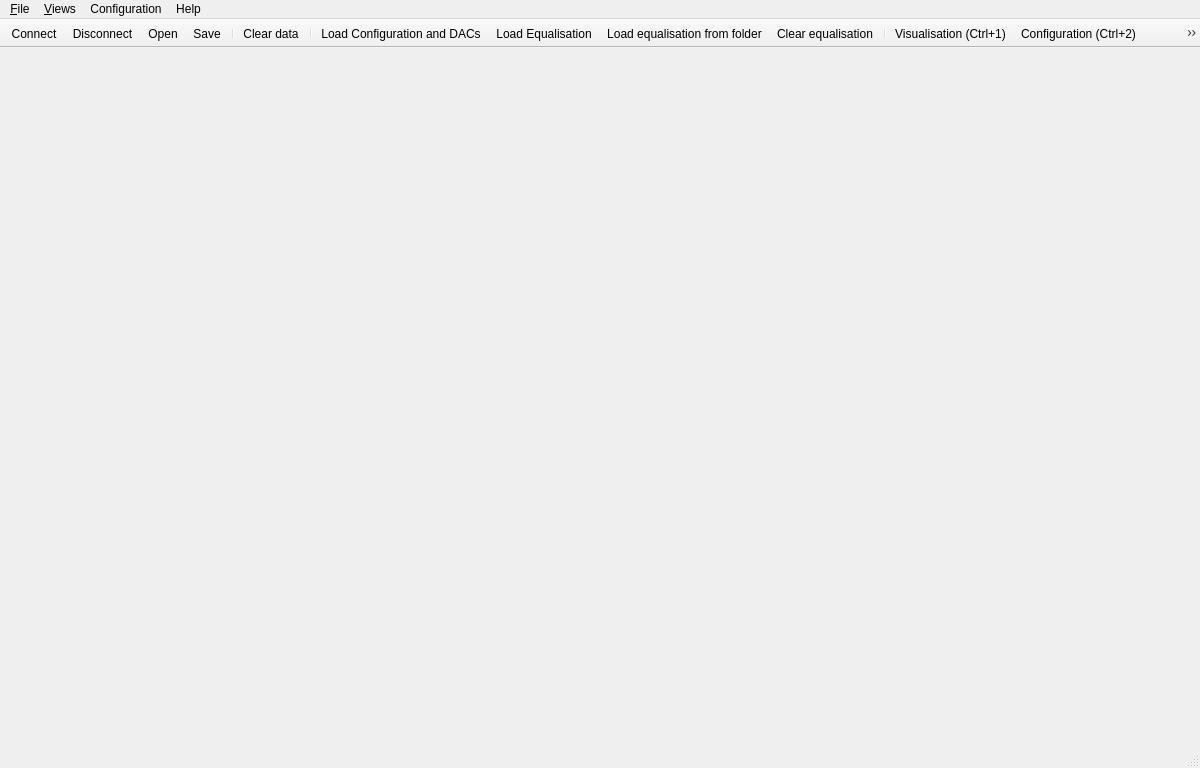
<?xml version="1.0" encoding="UTF-8"?>
<ui version="4.0">
 <class>Mpx3GUI</class>
 <widget class="QMainWindow" name="Mpx3GUI">
  <property name="geometry">
   <rect>
    <x>0</x>
    <y>0</y>
    <width>1200</width>
    <height>768</height>
   </rect>
  </property>
  <property name="sizePolicy">
   <sizepolicy hsizetype="Preferred" vsizetype="Preferred">
    <horstretch>0</horstretch>
    <verstretch>0</verstretch>
   </sizepolicy>
  </property>
  <property name="minimumSize">
   <size>
    <width>1024</width>
    <height>768</height>
   </size>
  </property>
  <property name="windowTitle">
   <string>Mpx3GUI</string>
  </property>
  <property name="toolTip">
   <string/>
  </property>
  <property name="locale">
   <locale language="English" country="UnitedKingdom"/>
  </property>
  <widget class="QWidget" name="centralWidget">
   <layout class="QVBoxLayout" name="verticalLayout">
    <item>
     <widget class="QStackedWidget" name="stackedWidget">
      <widget class="QCstmGLVisualization" name="visualizationGL"/>
      <widget class="QCstmConfigMonitoring" name="CnMWidget"/>
      <widget class="QCstmDacs" name="DACsWidget"/>
      <widget class="QCstmEqualization" name="equalizationWidget"/>
      <widget class="QCstmThreshold" name="ThresholdTab"/>
      <widget class="EnergyConfiguration" name="EnergyConfigurationTab"/>
      <widget class="hdmiConfig" name="hdmiConfigTab"/>
      <widget class="QCstmCT" name="ctTab"/>
      <widget class="QCstmStepperMotor" name="stepperMotorTab"/>
      <widget class="thresholdScan" name="THScan"/>
     </widget>
    </item>
   </layout>
  </widget>
  <widget class="QMenuBar" name="menuBar">
   <property name="geometry">
    <rect>
     <x>0</x>
     <y>0</y>
     <width>1200</width>
     <height>24</height>
    </rect>
   </property>
   <widget class="QMenu" name="menuMpx3Eq">
    <property name="title">
     <string>&amp;File</string>
    </property>
    <addaction name="separator"/>
    <addaction name="actionConnect"/>
    <addaction name="actionDisconnect"/>
    <addaction name="actionDefibrillator"/>
    <addaction name="separator"/>
    <addaction name="actionOpen_data"/>
    <addaction name="actionSave_data"/>
    <addaction name="actionClear_data"/>
    <addaction name="separator"/>
    <addaction name="actionExit"/>
   </widget>
   <widget class="QMenu" name="menuConfig">
    <property name="title">
     <string>Configuration</string>
    </property>
    <widget class="QMenu" name="menuLoad_configuration">
     <property name="title">
      <string>Load configuration</string>
     </property>
     <addaction name="actionLoad_Equalization"/>
     <addaction name="actionLoad_equalisation_from_folder"/>
     <addaction name="actionLoad_DACs"/>
    </widget>
    <widget class="QMenu" name="menuSave_configuration">
     <property name="title">
      <string>Save configuration</string>
     </property>
     <addaction name="actionSave_Equalization"/>
     <addaction name="actionSave_DACs"/>
    </widget>
    <addaction name="actionClear_configuration"/>
    <addaction name="menuLoad_configuration"/>
    <addaction name="menuSave_configuration"/>
    <addaction name="separator"/>
   </widget>
   <widget class="QMenu" name="menu_Window">
    <property name="title">
     <string>&amp;Views</string>
    </property>
    <addaction name="actionVisualization"/>
    <addaction name="actionConfiguration"/>
    <addaction name="actionDACs"/>
    <addaction name="actionEqualization"/>
    <addaction name="actionThreshold_Scan"/>
    <addaction name="actionEnergy_configuration"/>
    <addaction name="actionHDMI_Config"/>
    <addaction name="actionCT"/>
    <addaction name="actionStepper_Motor"/>
   </widget>
   <widget class="QMenu" name="menuHelp">
    <property name="title">
     <string>Help</string>
    </property>
    <addaction name="actionAbout"/>
    <addaction name="actionDeveloper_mode"/>
   </widget>
   <addaction name="menuMpx3Eq"/>
   <addaction name="menu_Window"/>
   <addaction name="menuConfig"/>
   <addaction name="menuHelp"/>
  </widget>
  <widget class="QToolBar" name="toolBar">
   <property name="windowTitle">
    <string>toolBar</string>
   </property>
   <property name="toolTip">
    <string/>
   </property>
   <property name="movable">
    <bool>false</bool>
   </property>
   <property name="orientation">
    <enum>Qt::Horizontal</enum>
   </property>
   <property name="floatable">
    <bool>false</bool>
   </property>
   <attribute name="toolBarArea">
    <enum>TopToolBarArea</enum>
   </attribute>
   <attribute name="toolBarBreak">
    <bool>false</bool>
   </attribute>
   <addaction name="actionConnect"/>
   <addaction name="actionDisconnect"/>
   <addaction name="actionOpen_data"/>
   <addaction name="actionSave_data"/>
   <addaction name="separator"/>
   <addaction name="actionClear_data"/>
   <addaction name="separator"/>
   <addaction name="actionLoad_DACs"/>
   <addaction name="actionLoad_Equalization"/>
   <addaction name="actionLoad_equalisation_from_folder"/>
   <addaction name="actionClear_configuration"/>
   <addaction name="separator"/>
   <addaction name="actionVisualization"/>
   <addaction name="actionConfiguration"/>
   <addaction name="actionDACs"/>
   <addaction name="actionEqualization"/>
   <addaction name="actionThreshold_Scan"/>
   <addaction name="actionEnergy_configuration"/>
   <addaction name="actionHDMI_Config"/>
   <addaction name="actionDefibrillator"/>
   <addaction name="actionCT"/>
   <addaction name="actionStepper_Motor"/>
   <addaction name="separator"/>
  </widget>
  <widget class="QStatusBar" name="statusBar"/>
  <action name="actionExit">
   <property name="text">
    <string>Exit</string>
   </property>
   <property name="shortcut">
    <string>Ctrl+Q</string>
   </property>
  </action>
  <action name="actionClear_configuration">
   <property name="icon">
    <iconset resource="icons.qrc">
     <normaloff>:/icons/equalisation-clear.png</normaloff>:/icons/equalisation-clear.png</iconset>
   </property>
   <property name="text">
    <string>Clear equalisation</string>
   </property>
  </action>
  <action name="actionLoad_DACs">
   <property name="icon">
    <iconset resource="icons.qrc">
     <normaloff>:/icons/magic-wand.png</normaloff>:/icons/magic-wand.png</iconset>
   </property>
   <property name="text">
    <string>Load Configuration and DACs</string>
   </property>
   <property name="toolTip">
    <string>Load Configuration and DACs</string>
   </property>
  </action>
  <action name="actionLoad_Equalization">
   <property name="icon">
    <iconset resource="icons.qrc">
     <normaloff>:/icons/equalisation_default.png</normaloff>:/icons/equalisation_default.png</iconset>
   </property>
   <property name="text">
    <string>Load Equalisation</string>
   </property>
   <property name="toolTip">
    <string>Load Default Equalisation from config/</string>
   </property>
  </action>
  <action name="actionSave_DACs">
   <property name="text">
    <string>Save Configuration and DACs</string>
   </property>
   <property name="toolTip">
    <string>Save Configuration and DACs</string>
   </property>
  </action>
  <action name="actionSave_Equalization">
   <property name="text">
    <string>Save Equalisation</string>
   </property>
   <property name="toolTip">
    <string>Save Equalisation</string>
   </property>
  </action>
  <action name="actionSave_data">
   <property name="icon">
    <iconset resource="icons.qrc">
     <normaloff>:/icons/download-arrow.png</normaloff>:/icons/download-arrow.png</iconset>
   </property>
   <property name="text">
    <string>Save</string>
   </property>
   <property name="shortcut">
    <string>Ctrl+S</string>
   </property>
  </action>
  <action name="actionOpen_data">
   <property name="icon">
    <iconset resource="icons.qrc">
     <normaloff>:/icons/open-folder.png</normaloff>:/icons/open-folder.png</iconset>
   </property>
   <property name="text">
    <string>Open</string>
   </property>
   <property name="toolTip">
    <string>Open .bin file</string>
   </property>
   <property name="shortcut">
    <string>Ctrl+O</string>
   </property>
  </action>
  <action name="actionSumming">
   <property name="text">
    <string>summing</string>
   </property>
  </action>
  <action name="actionDiscrete">
   <property name="text">
    <string>discrete</string>
   </property>
  </action>
  <action name="actionClear_data">
   <property name="icon">
    <iconset resource="icons.qrc">
     <normaloff>:/icons/clear-button.png</normaloff>:/icons/clear-button.png</iconset>
   </property>
   <property name="text">
    <string>Clear data</string>
   </property>
   <property name="toolTip">
    <string>Clear data (Delete)</string>
   </property>
   <property name="shortcut">
    <string>Del</string>
   </property>
  </action>
  <action name="actionConnect">
   <property name="checkable">
    <bool>false</bool>
   </property>
   <property name="icon">
    <iconset resource="icons.qrc">
     <normaloff>:/icons/power-button-on.png</normaloff>
     <normalon>:/icons/switch-turn-off-icon.png</normalon>:/icons/power-button-on.png</iconset>
   </property>
   <property name="text">
    <string>Connect</string>
   </property>
   <property name="toolTip">
    <string>Connect (Space)</string>
   </property>
   <property name="shortcut">
    <string>F1</string>
   </property>
  </action>
  <action name="actionDisconnect">
   <property name="icon">
    <iconset resource="icons.qrc">
     <normaloff>:/icons/power-button-off.png</normaloff>:/icons/power-button-off.png</iconset>
   </property>
   <property name="text">
    <string>Disconnect</string>
   </property>
   <property name="toolTip">
    <string>Disconnect</string>
   </property>
  </action>
  <action name="actionDefibrillator">
   <property name="icon">
    <iconset resource="icons.qrc">
     <normaloff>:/icons/health-care.png</normaloff>:/icons/health-care.png</iconset>
   </property>
   <property name="text">
    <string>Defibrillator</string>
   </property>
   <property name="toolTip">
    <string>Defibrillator - online reset. Use this if the detector hangs before power cycling</string>
   </property>
   <property name="visible">
    <bool>false</bool>
   </property>
  </action>
  <action name="actionVisualization">
   <property name="checkable">
    <bool>true</bool>
   </property>
   <property name="icon">
    <iconset resource="icons.qrc">
     <normaloff>:/icons/visible-opened-eye-interface-option.png</normaloff>
     <normalon>:/icons/visible-opened-eye-interface-option.png</normalon>:/icons/visible-opened-eye-interface-option.png</iconset>
   </property>
   <property name="text">
    <string>Visualisation (Ctrl+1)</string>
   </property>
   <property name="toolTip">
    <string>Visualisation (Ctrl+1)</string>
   </property>
  </action>
  <action name="actionConfiguration">
   <property name="checkable">
    <bool>true</bool>
   </property>
   <property name="icon">
    <iconset resource="icons.qrc">
     <normaloff>:/icons/settings.png</normaloff>
     <normalon>:/icons/settings.png</normalon>:/icons/settings.png</iconset>
   </property>
   <property name="text">
    <string>Configuration (Ctrl+2)</string>
   </property>
   <property name="toolTip">
    <string>Configuration (Ctrl+2)</string>
   </property>
  </action>
  <action name="actionDACs">
   <property name="checkable">
    <bool>true</bool>
   </property>
   <property name="icon">
    <iconset resource="icons.qrc">
     <normaloff>:/icons/equalizer.png</normaloff>
     <normalon>:/icons/equalizer.png</normalon>:/icons/equalizer.png</iconset>
   </property>
   <property name="text">
    <string>DACs (Ctrl+3)</string>
   </property>
   <property name="toolTip">
    <string>DACs (Ctrl+3)</string>
   </property>
  </action>
  <action name="actionEqualization">
   <property name="checkable">
    <bool>true</bool>
   </property>
   <property name="icon">
    <iconset resource="icons.qrc">
     <normaloff>:/icons/graph-curve.png</normaloff>
     <normalon>:/icons/graph-curve.png</normalon>:/icons/graph-curve.png</iconset>
   </property>
   <property name="text">
    <string>Equalisation (Ctrl+4)</string>
   </property>
   <property name="toolTip">
    <string>Equalisation (Ctrl+4)</string>
   </property>
  </action>
  <action name="actionAbout">
   <property name="icon">
    <iconset resource="icons.qrc">
     <normaloff>:/icons/info.png</normaloff>:/icons/info.png</iconset>
   </property>
   <property name="text">
    <string>About</string>
   </property>
   <property name="shortcut">
    <string>Ctrl+H</string>
   </property>
  </action>
  <action name="actionStepper_Motor">
   <property name="checkable">
    <bool>true</bool>
   </property>
   <property name="enabled">
    <bool>true</bool>
   </property>
   <property name="icon">
    <iconset resource="icons.qrc">
     <normaloff>:/icons/motor.png</normaloff>:/icons/motor.png</iconset>
   </property>
   <property name="text">
    <string>Stepper Motor (Ctrl+9)</string>
   </property>
   <property name="toolTip">
    <string>Phidgets Stepper Motor interface (Ctrl+9)</string>
   </property>
  </action>
  <action name="actionLoad_equalisation_from_folder">
   <property name="icon">
    <iconset resource="icons.qrc">
     <normaloff>:/icons/open-equalisation-folder-black.png</normaloff>:/icons/open-equalisation-folder-black.png</iconset>
   </property>
   <property name="text">
    <string>Load equalisation from folder</string>
   </property>
   <property name="toolTip">
    <string>Load equalisation from folder where equalisation files are.
adj_* and mask_*</string>
   </property>
   <property name="shortcut">
    <string>Ctrl+E</string>
   </property>
  </action>
  <action name="actionDeveloper_mode">
   <property name="icon">
    <iconset resource="icons.qrc">
     <normaloff>:/icons/UI/toggle-off.svg</normaloff>
     <normalon>:/icons/UI/toggle-on.svg</normalon>:/icons/UI/toggle-off.svg</iconset>
   </property>
   <property name="text">
    <string>Dev</string>
   </property>
   <property name="toolTip">
    <string>Show/hide various UI elements etc.</string>
   </property>
   <property name="shortcut">
    <string>F2</string>
   </property>
   <property name="iconVisibleInMenu">
    <bool>true</bool>
   </property>
  </action>
  <action name="actionThreshold_Scan">
   <property name="checkable">
    <bool>true</bool>
   </property>
   <property name="icon">
    <iconset resource="icons.qrc">
     <normaloff>:/icons/rainbow.png</normaloff>:/icons/rainbow.png</iconset>
   </property>
   <property name="text">
    <string>Threshold Scan (Ctrl+5)</string>
   </property>
  </action>
  <action name="actionHDMI_Config">
   <property name="checkable">
    <bool>true</bool>
   </property>
   <property name="icon">
    <iconset resource="icons.qrc">
     <normaloff>:/icons/hdmi.png</normaloff>:/icons/hdmi.png</iconset>
   </property>
   <property name="text">
    <string>HDMI Config (Ctrl+7)</string>
   </property>
  </action>
  <action name="actionEnergy_configuration">
   <property name="checkable">
    <bool>true</bool>
   </property>
   <property name="icon">
    <iconset resource="icons.qrc">
     <normaloff>:/icons/calibration-mark.png</normaloff>:/icons/calibration-mark.png</iconset>
   </property>
   <property name="text">
    <string>Energy configuration (Ctrl+6)</string>
   </property>
   <property name="toolTip">
    <string>Set energy thresholds (Ctrl+6)</string>
   </property>
  </action>
  <action name="actionCT">
   <property name="checkable">
    <bool>true</bool>
   </property>
   <property name="icon">
    <iconset resource="icons.qrc">
     <normaloff>:/icons/ct.png</normaloff>:/icons/ct.png</iconset>
   </property>
   <property name="text">
    <string>CT (Ctrl+8)</string>
   </property>
   <property name="toolTip">
    <string>Computed Tomography with Phidgets motor (Ctrl+8)</string>
   </property>
  </action>
 </widget>
 <layoutdefault spacing="6" margin="11"/>
 <customwidgets>
  <customwidget>
   <class>QCstmEqualization</class>
   <extends>QWidget</extends>
   <header>qcstmequalization.h</header>
   <container>1</container>
  </customwidget>
  <customwidget>
   <class>QCstmDacs</class>
   <extends>QWidget</extends>
   <header>qcstmdacs.h</header>
   <container>1</container>
  </customwidget>
  <customwidget>
   <class>QCstmGLVisualization</class>
   <extends>QWidget</extends>
   <header>qcstmglvisualization.h</header>
   <container>1</container>
   <slots>
    <slot>on_frame_added()</slot>
   </slots>
  </customwidget>
  <customwidget>
   <class>QCstmThreshold</class>
   <extends>QWidget</extends>
   <header>qcstmthreshold.h</header>
   <container>1</container>
  </customwidget>
  <customwidget>
   <class>QCstmConfigMonitoring</class>
   <extends>QWidget</extends>
   <header>qcstmconfigmonitoring.h</header>
   <container>1</container>
  </customwidget>
  <customwidget>
   <class>QCstmCT</class>
   <extends>QWidget</extends>
   <header>qcstmct.h</header>
   <container>1</container>
  </customwidget>
  <customwidget>
   <class>QCstmStepperMotor</class>
   <extends>QWidget</extends>
   <header>qcstmsteppermotor.h</header>
   <container>1</container>
  </customwidget>
  <customwidget>
   <class>thresholdScan</class>
   <extends>QWidget</extends>
   <header>thresholdscan.h</header>
   <container>1</container>
  </customwidget>
  <customwidget>
   <class>hdmiConfig</class>
   <extends>QWidget</extends>
   <header>hdmiConfig.h</header>
   <container>1</container>
  </customwidget>
  <customwidget>
   <class>EnergyConfiguration</class>
   <extends>QWidget</extends>
   <header>EnergyConfiguration.h</header>
   <container>1</container>
  </customwidget>
 </customwidgets>
 <resources>
  <include location="icons.qrc"/>
 </resources>
 <connections/>
 <slots>
  <signal>frame_added()</signal>
  <signal>availible_gradients_changed(QStringList)</signal>
  <signal>gradient_added(QString)</signal>
  <signal>data_cleared()</signal>
 </slots>
</ui>
